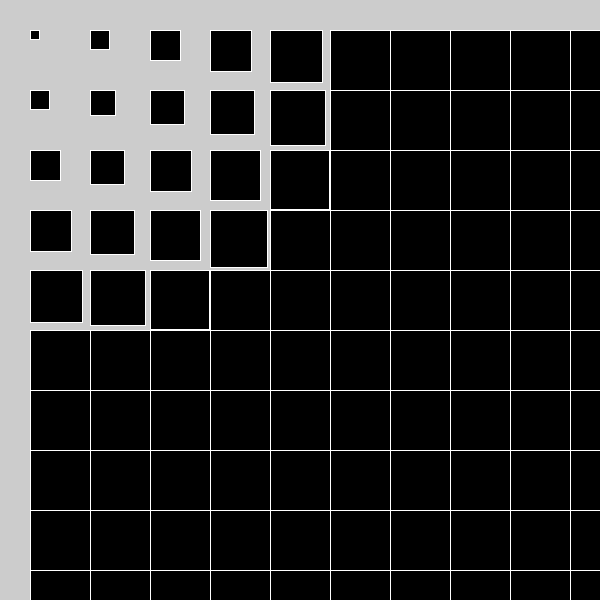
Frame 1 (no input)
Frame 60 (the mouse pressed at the canvas centre just before this capture): identical to frame 1, image omitted
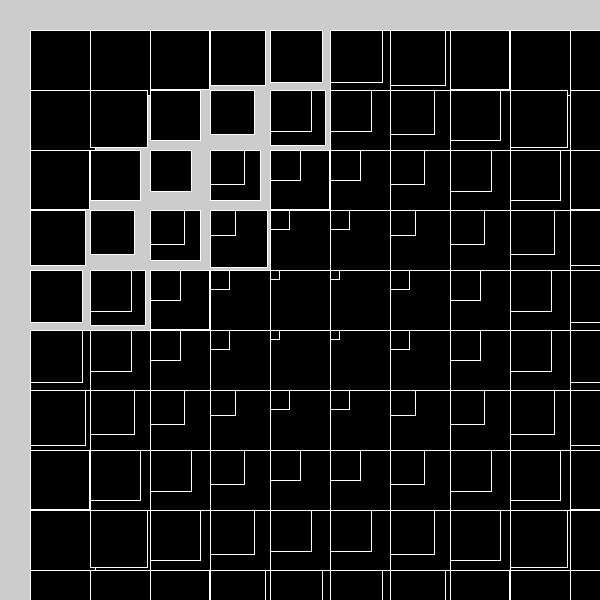
Frame 120 (the mouse held since frame 60 and released just before this capture)

The Processing sketch that drew these frames (run headless with seeded random() and noise(); from frame 60 on, the mouse is pressed at the canvas centre):

// Processing sketch: processing_105854
// ── processing_105854.pde


void setup(){
  size(600,600);
}
 
void draw(){
  stroke(255,255,255);
  fill(0,0,0);
  for(int i=30; i<height; i+=60){
    for(int j=30; j<width; j+=60){
      float distance = dist(j,i,mouseX,mouseY);
      float radius = map(distance,0,100,1,20);
      rect(j,i,radius, radius);
    }
  }
}
